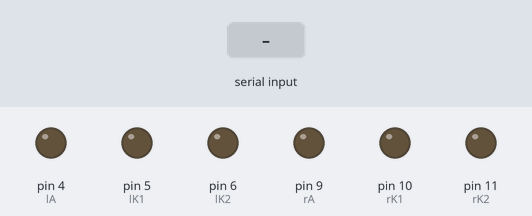
Bench run of a sketch on a simulated Arduino Uno, built with avr-gcc and run on an emulated ATmega328P. Shown: output pins drawn as LEDs (lit = HIGH). Inputs (shaded band) come from the test bench.

Above: at 1.2 s.
1.3 s: "A" received over Serial
At 2.1 s:
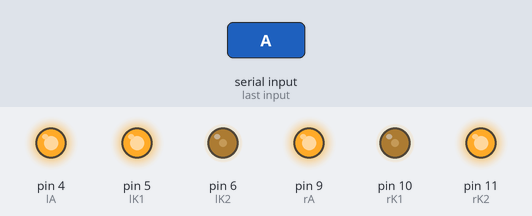
2.8 s: "B" received over Serial
At 3.2 s:
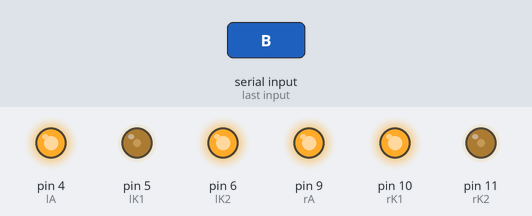
4.3 s: "C" received over Serial
At 5.5 s:
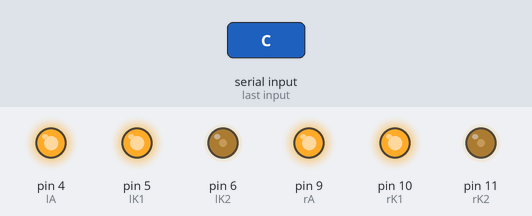
5.8 s: "D" received over Serial
At 6.7 s:
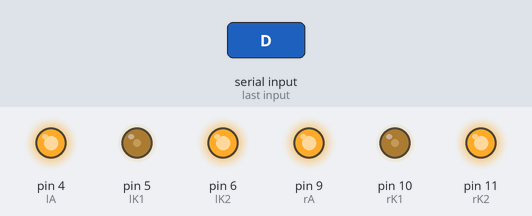
7.3 s: "E" received over Serial
At 7.8 s:
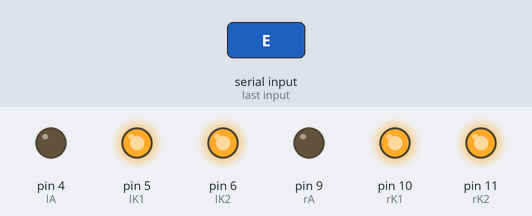
8.8 s: "A" received over Serial
At 10.2 s:
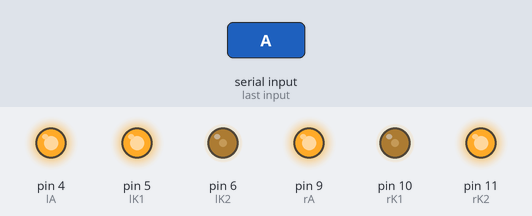
Timing chart, 0 to 11.3 s (numbered marks = the images above; inputs shaded):
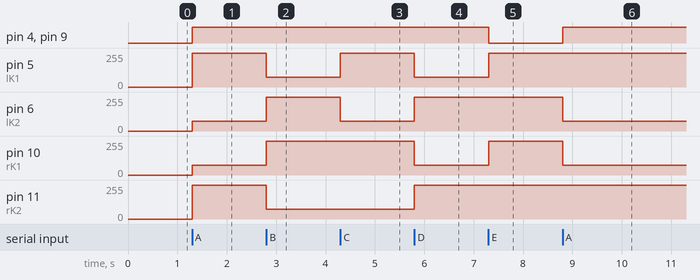

The sketch:

Elechouse_driver.ino
```cpp
#define rA 9
#define rK1 10
#define rK2 11
#define lA 4
#define lK1 5
#define lK2 6


void setup() {
  // put your setup code here, to run once:
Serial.begin(9600);
pinMode(rA,OUTPUT);
pinMode(rK1,OUTPUT);
pinMode(rK2,OUTPUT);
pinMode(lA,OUTPUT);
pinMode(lK1,OUTPUT);
pinMode(lK2,OUTPUT);
}

void loop() {
  // put your main code here, to run repeatedly:
  if (Serial.available()>0){
    char data = Serial.read();

    if (data=='A') //Forward Condition
      {

       right_rotation();
      }
    else if (data=='B')//Reverse ConEdition
      {

        left_rotation();
      }
    else if (data=='C')//Clockwise Rotation Condition
      {
       forward();
      }
    else if (data=='D')//Counter Clockwise Rotation Condition
      {
        backward();
      }
    else if (data=='E')
      {
       stop_();
      }
  }
}


void forward(){

Motor(rA,rK1,rK2,180,true,"Right");
Motor(lA,lK1,lK2,180,false,"Left");
}

void backward(){
Motor(rA,rK1,rK2,180,false,"Right");
Motor(lA,lK1,lK2,180,true,"Left");

}

void right_rotation(){
Motor(rA,rK1,rK2,180,false,"Right");
Motor(lA,lK1,lK2,180,false,"Left");

}
void left_rotation(){
Motor(rA,rK1,rK2,180,true,"Right");
Motor(lA,lK1,lK2,180,true,"Left");

}

void stop_(){

Motor(rA,rK1,rK2,0,false,"Right");
Motor(lA,lK1,lK2,0,true,"Left");
}


void Motor(int pinA, int pinK1, int pinK2,int pwm, bool Clockwise , String motor)
{
 if (pwm>0){
  digitalWrite(pinA,HIGH);
 }
 else
 {
 digitalWrite(pinA,LOW);
 }
  if (motor=="Left")
    {
       if (Clockwise==false)
         {
           digitalWrite(pinK1,HIGH);
           analogWrite(pinK2,255-pwm);
         }
      else if (Clockwise==true)
        {
           digitalWrite(pinK2,HIGH);
           analogWrite(pinK1,255-pwm);
        }

    }
  else if (motor=="Right")
    {
     if (Clockwise==true)
         {
           digitalWrite(pinK1,HIGH);
           analogWrite(pinK2,255-pwm);
         }
      else if (Clockwise==false)
        {
           digitalWrite(pinK2,HIGH);
           analogWrite(pinK1,255-pwm);
        }
    }


}
```

Measured:
- after the input at 1.3 s, pin 4 (lA), pin 9 (rA): LOW → HIGH at once; pin 5 (lK1), pin 11 (rK2): 0/255 → 255/255 at once; pin 6 (lK2), pin 10 (rK1): 0/255 → 75/255 at once
- after the input at 2.8 s, pin 5 (lK1), pin 11 (rK2): 255/255 → 75/255 at once; pin 6 (lK2), pin 10 (rK1): 75/255 → 255/255 at once
- after the input at 4.3 s, pin 5 (lK1): 75/255 → 255/255 at once; pin 6 (lK2): 255/255 → 75/255 at once
- after the input at 5.8 s, pin 5 (lK1), pin 10 (rK1): 255/255 → 75/255 at once; pin 6 (lK2), pin 11 (rK2): 75/255 → 255/255 at once
- after the input at 7.3 s, pin 4 (lA), pin 9 (rA): HIGH → LOW at once; pin 5 (lK1), pin 10 (rK1): 75/255 → 255/255 at once
- after the input at 8.8 s, pin 4 (lA), pin 9 (rA): LOW → HIGH at once; pin 6 (lK2), pin 10 (rK1): 255/255 → 75/255 at once
